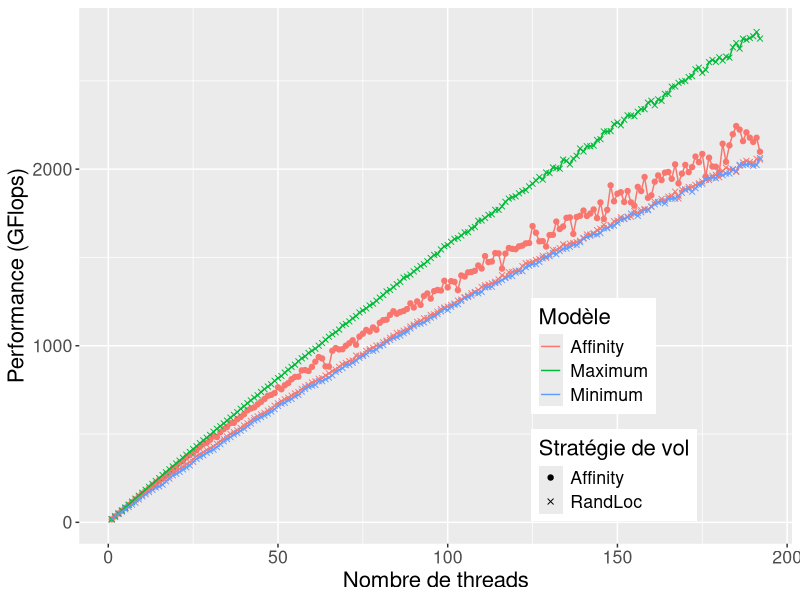
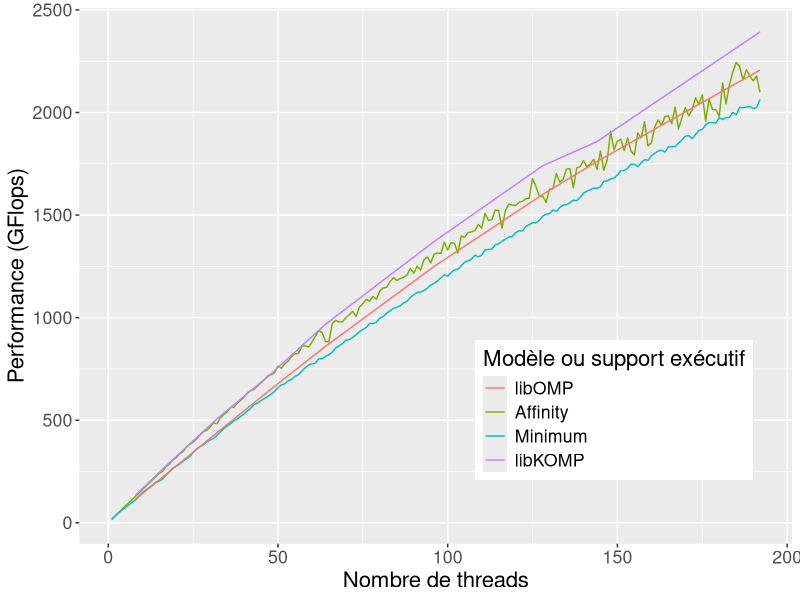
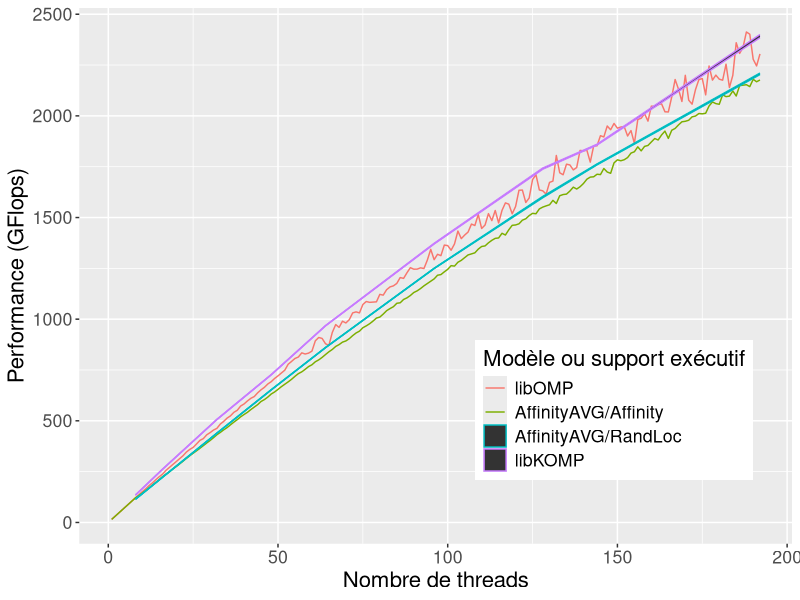
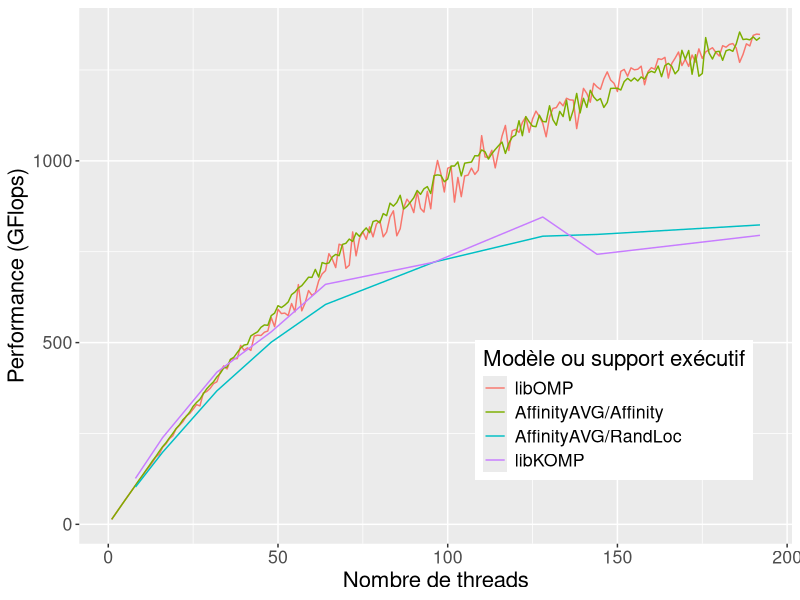
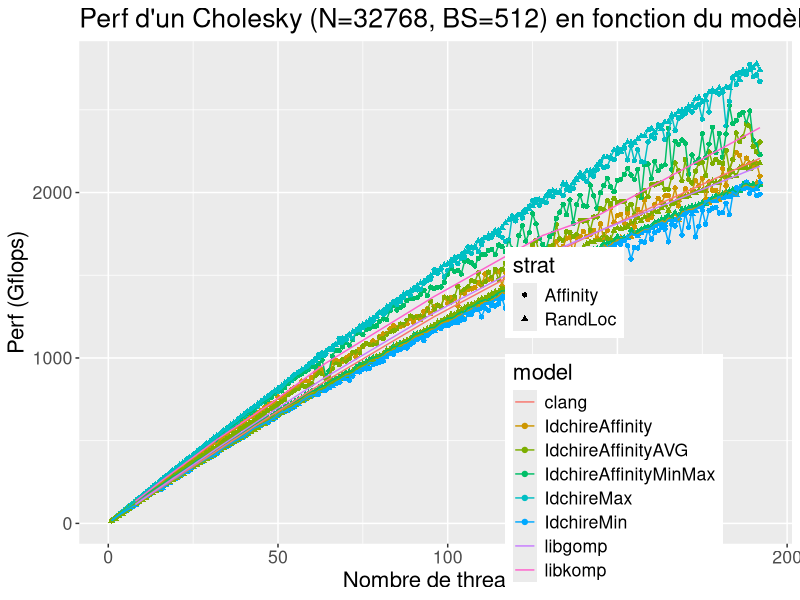

The R script that drew these images, in order:
library(ggplot2)

df = read.table("./all_data_simulateur.dat", header=TRUE)
df_8k = subset(df, size==8192)
df = subset(df, size==32768)
df_runtime = read.table("../kastors/all_data.dat", header=TRUE)
df_runtime_8k = subset(df_runtime, size == 8192 & blocksize == 256 & program == "dpotrf_taskdep")
df_runtime = subset(df_runtime, size == 32768 & blocksize == 512 & program == "dpotrf_taskdep")

pdf("simu_min_max_affinity_idchire.pdf", width = 10, height=6)

df_simu_min = subset(df, (model == "IdchireMin" & strat == "RandLoc")
                     | (model == "IdchireMax" & strat == "RandLoc")
                     | model == "IdchireAffinity")

myplot = ggplot(df_simu_min, aes(x=threads, y = gflops))
myplot = myplot + geom_point(aes(colour=model, shape=strat, group=interaction(model,strat)))
myplot = myplot + geom_line(aes(colour=model, group=interaction(model, strat)))
myplot = myplot + guides(colour = guide_legend(override.aes = list(shape = NA)))
#myplot = myplot + expand_limits(y=0)
myplot = myplot + theme(legend.position=c(0.75, 0.25), text = element_text(size=16))
myplot = myplot + scale_colour_discrete(name="Modèle", labels=c("Affinity", "Maximum", "Minimum"))
myplot = myplot + scale_shape_manual(name="Stratégie de vol", values=c(19, 4))
#myplot = myplot + ggtitle("P d'un Cholesky (N=32768, BS=512) en fonction du modèle et strat.")
myplot = myplot + ylab("Performance (GFlops)")
myplot = myplot + xlab("Nombre de threads")

print(myplot)
dev.off()

pdf("simu_affinity_runtime_idchire.pdf", width = 10, height=6)

df_affinity = subset(df, (model == "IdchireAffinity" & strat == "Affinity")
                     | (model == "IdchireMin" & strat == "RandLoc"))

myplot = ggplot(df_affinity, aes(x=threads, y = gflops))
#myplot = myplot + geom_point(aes(colour=model, shape=strat, group=interaction(model,strat)))
myplot = myplot + geom_line(aes(colour=model, group=interaction(model, strat)))
myplot = myplot + geom_line(data=subset(df_runtime, runtime=="clang" | runtime=="libkomp"), aes(colour=runtime))
myplot = myplot + guides(colour = guide_legend(override.aes = list(shape = NA)))
#myplot = myplot + expand_limits(y=0)
myplot = myplot + theme(legend.position=c(0.75, 0.25), text = element_text(size=16))
myplot = myplot + scale_colour_discrete(name="Modèle ou support exécutif", labels=c("libOMP", "Affinity", "Minimum", "libKOMP"))
#myplot = myplot + scale_shape_manual(name="Stratégie de vol", values=c(19, 4))
#myplot = myplot + ggtitle("P d'un Cholesky (N=32768, BS=512) en fonction du modèle et strat.")
myplot = myplot + ylab("Performance (GFlops)")
myplot = myplot + xlab("Nombre de threads")

print(myplot)
dev.off()

pdf("simu_affinity_avg_runtime_idchire.pdf", width = 10, height=6)

df_affinity_avg = subset(df, (model == "IdchireAffinityAVG"))

myplot = ggplot(df_affinity_avg, aes(x=threads, y = gflops))
#myplot = myplot + geom_point(aes(colour=model, shape=strat, group=interaction(model,strat)))
myplot = myplot + geom_line(aes(colour=interaction(model, strat), group=interaction(model, strat)))
myplot = myplot + geom_line(data=subset(df_runtime, runtime=="clang" | runtime=="libkomp"), aes(colour=runtime))
myplot = myplot + geom_ribbon(data=subset(df_runtime, runtime=="clang" | runtime=="libkomp"), aes(colour=runtime, ymin=gflops-(2*std/iterations), ymax=gflops+(2*std/iterations)))
myplot = myplot + guides(colour = guide_legend(override.aes = list(shape = NA)), fill=guide_legend(override.aes=list(linetype=0, shape='')))
#myplot = myplot + expand_limits(y=0)
myplot = myplot + theme(legend.position=c(0.75, 0.25), text = element_text(size=16))
myplot = myplot + scale_colour_discrete(name="Modèle ou support exécutif", labels=c("libOMP", "AffinityAVG/Affinity", "AffinityAVG/RandLoc", "libKOMP"))
#myplot = myplot + scale_fill_manual(name="")
#myplot = myplot + scale_shape_manual(name="Stratégie de vol", values=c(19, 4))
#myplot = myplot + ggtitle("P d'un Cholesky (N=32768, BS=512) en fonction du modèle et strat.")
myplot = myplot + ylab("Performance (GFlops)")
myplot = myplot + xlab("Nombre de threads")

print(myplot)
dev.off()

pdf("simu_affinity_8k_runtime_idchire.pdf", width = 10, height=6)

df_affinity_avg = subset(df_8k, (model == "IdchireAffinityAVG"))

myplot = ggplot(df_affinity_avg, aes(x=threads, y = gflops))
#myplot = myplot + geom_point(aes(colour=model, shape=strat, group=interaction(model,strat)))
myplot = myplot + geom_line(aes(colour=interaction(model, strat), group=interaction(model, strat)))
myplot = myplot + geom_line(data=subset(df_runtime_8k, runtime=="clang" | runtime=="libkomp"), aes(colour=runtime))
myplot = myplot + guides(colour = guide_legend(override.aes = list(shape = NA)))
#myplot = myplot + expand_limits(y=0)
myplot = myplot + theme(legend.position=c(0.75, 0.25), text = element_text(size=16))
myplot = myplot + scale_colour_discrete(name="Modèle ou support exécutif", labels=c("libOMP", "AffinityAVG/Affinity", "AffinityAVG/RandLoc", "libKOMP"))
#myplot = myplot + scale_shape_manual(name="Stratégie de vol", values=c(19, 4))
#myplot = myplot + ggtitle("P d'un Cholesky (N=32768, BS=512) en fonction du modèle et strat.")
myplot = myplot + ylab("Performance (GFlops)")
myplot = myplot + xlab("Nombre de threads")

print(myplot)
dev.off()

pdf("simu_all_models_idchire.pdf", width = 10, height=6)

myplot = ggplot(df, aes(x=threads, y = gflops))
myplot = myplot + geom_point(aes(colour=model, shape=strat, group=interaction(model,strat)))
myplot = myplot + geom_line(aes(colour=model, group=interaction(model, strat)))
myplot = myplot + geom_line(data=df_runtime, aes(colour=runtime))
#myplot = myplot + expand_limits(y=0)
myplot = myplot + theme(legend.position=c(0.75, 0.25), text = element_text(size=16))
myplot = myplot + ggtitle("Perf d'un Cholesky (N=32768, BS=512) en fonction du modèle et strat.")
myplot = myplot + ylab("Perf (Gflops)")
myplot = myplot + xlab("Nombre de threads")

print(myplot)
dev.off()
